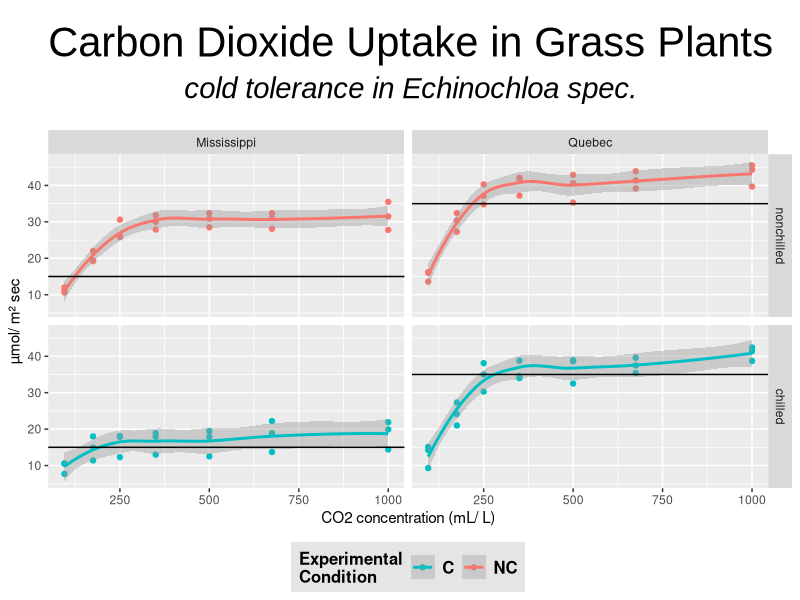

This figure's R source:
  # Creation date: 
  #   2015-08-21
  # Created by:
  #   HS
  # Objective:
  #   create grid of plot with individual graphical features
  # Usage:
  #   FIXME - None so far
  # Input:
  #   FIXME - None so far
  # Output:
  #   plot; x vs. y of N * M categories
  
  
  ## Create facet_grid with individual geom_hline
  # use dataset "CO2"
  # plotting conc against uptake
  # differentiate between Type (column) and Treatment (row)
  
  library(ggplot2)
  
  h.line <- data.frame(Type = c("Quebec", "Mississippi"), Y.intercept = c(35, 15)) # defines horizontal line in the plots of the different types
  
  ggplot(CO2, aes(x = conc, y = uptake, colour=factor(Treatment))) + 
  	geom_point() + 
  	facet_grid(Treatment~Type) +
  	stat_smooth(method="loess") + 
  	geom_hline(data = h.line, aes(yintercept = Y.intercept))+ # plots horizontal line in the plot
  
  # Titel 
  ggtitle(expression(atop("Carbon Dioxide Uptake in Grass Plants", atop(italic("cold tolerance in Echinochloa spec."), ""))))+
    theme(plot.title = element_text(size=30, vjust=-1, family="Arial"))+
  
  # Axes
    labs(x="CO2 concentration (mL/ L)", y = "µmol/ m² sec") +# axis labels
  #  scale_y_continuous(expand = c(0,0))+ # removes distance between bottom of plot and x-axis
  #  coord_cartesian(xlim=c(0,20))+ # scaling of the x-axis  
  #  coord_cartesian(ylim=c(1,5.5)) # scaling of the y-axis 
  
  # Legend
  #  theme(legend.position="none")#removes legend
  #  theme(legend.title=element_blank()) # removes title of legend
     scale_colour_discrete (name="Experimental\nCondition", # titel of legend
                            breaks=c("chilled", "nonchilled"), # alters order
                            labels=c("C", "NC"))+ # alters label names
      theme(legend.title = element_text(colour="black", size=12, face="bold"), # legend titel
      legend.text = element_text(colour="black", size = 12, face = "bold"), # legend text
      legend.background = element_rect(fill="gray90", size=.5, linetype="dotted"), # background of plot, default without
      legend.position="bottom" # position of legend, "top", "bottom", "rigth", "left"
      )

# smaller example:  
#  mtcars$gear <- as.factor(mtcars$gear)
#  qplot(mpg, disp, data - mtcars, facets = cyl ~ gear)